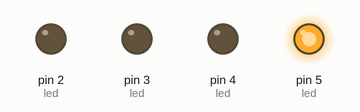
This sketch was run on a simulated Arduino Uno, built with avr-gcc and run on an emulated ATmega328P. On the bench: output pins drawn as LEDs (lit = HIGH).

Above: at 0.5 s.
At 2.5 s:
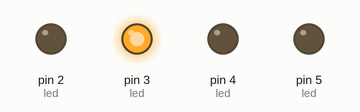
At 3.5 s:
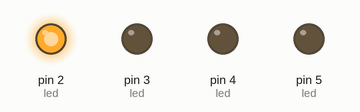
At 5.5 s:
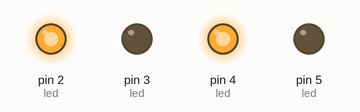
At 8.5 s:
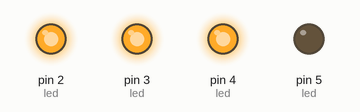
At 11.5 s:
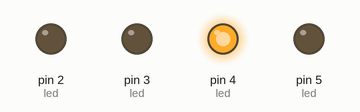
Timing chart, 0 to 13.0 s (numbered marks = the images above):
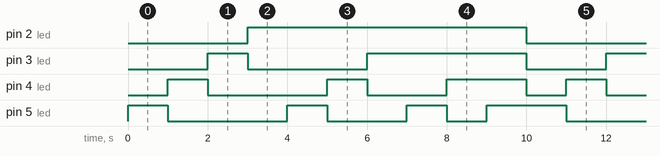

The sketch:

LED_pattern_Glow.ino
```cpp
int led1=2, led2=3, led3=4, led4=5;
int led[]={led1,led2,led3,led4};

void setup()
{
  for(int i=0;i<4;i++)
  pinMode(led[i],OUTPUT);

  // put your setup code here, to run once:

}

void glow(int a, int b, int c, int d)
{
  int x[]={a,b,c,d};
  for(int i=0;i<4;i++)
  {
    digitalWrite(led[i],x[i]);
    }
}

void loop()
{
  glow(0,0,0,1);
  delay(1000);
   glow(0,0,1,0);
  delay(1000);
   glow(0,1,0,0);
  delay(1000);
   glow(1,0,0,0);
  delay(1000);
   glow(1,0,0,1);
  delay(1000);
   glow(1,0,1,0);
  delay(1000);
   glow(1,1,0,0);
  delay(1000);
   glow(1,1,0,1);
  delay(1000);
   glow(1,1,1,0);
  delay(1000);
   glow(1,1,1,1);
  delay(1000);  // put your main code here, to run repeatedly:

}
```

Measured:
- by itself, pin 2 (led): alternates HIGH for 7.0 s and LOW for 3.0 s
- by itself, pin 3 (led): repeats every 10.0 s: LOW 3.0 s, HIGH 4.0 s, LOW 2.0 s, HIGH 1.0 s
- by itself, pin 4 (led): repeats every 10.0 s: LOW 3.0 s, HIGH 1.0 s, LOW 2.0 s, HIGH 2.0 s, LOW 1.0 s, HIGH 1.0 s
- by itself, pin 5 (led): repeats every 10.0 s: LOW 3.0 s, HIGH 1.0 s, LOW 2.0 s, HIGH 1.0 s, LOW 1.0 s, HIGH 2.0 s
